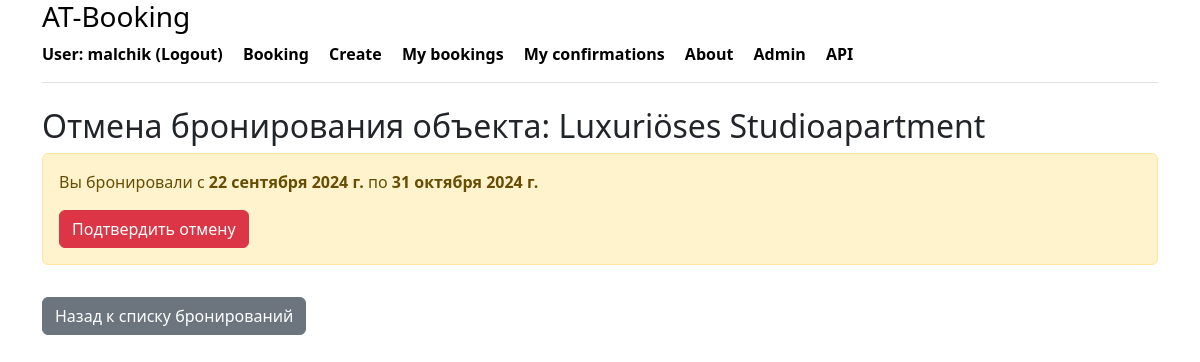
The page /cancel-booking/4/ (signed in) on the database as committed earlier.
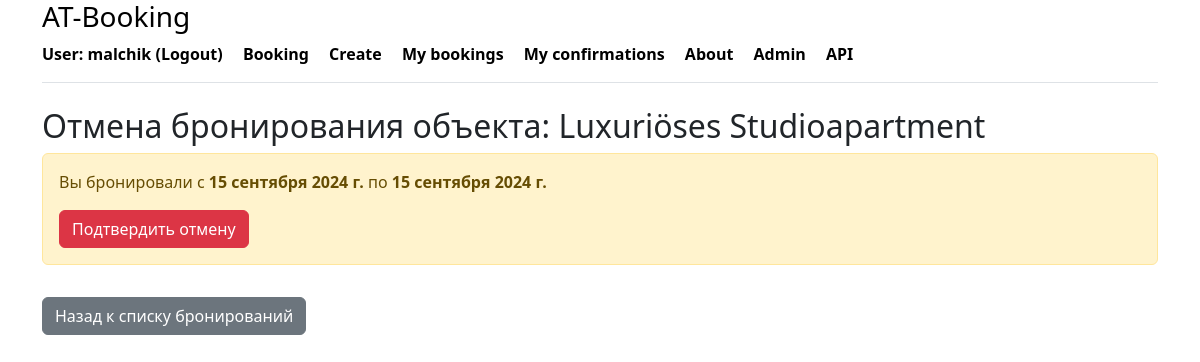
The same page on the database as committed later.
### booking/models.py (models this page shows, shortened)
class Booking(models.Model):
    class BookingStatus(models.TextChoices):
        CONFIRMED = 'CONFIRMED', _('Confirmed')
        PENDING = 'PENDING', _('Pending confirmation')
        CANCELED = 'CANCELED', _('Canceled')
        UNCONFIRMED = 'UNCONFIRMED', _('Unconfirmed')
    status = models.CharField(
        _('Status'),
        max_length=20,
        choices=BookingStatus.choices,
        default=BookingStatus.UNCONFIRMED
    ) # Статус бронирования
    owner = models.ForeignKey(
        User,
        on_delete=models.CASCADE,
        related_name='bookings'
    ) # Пользователь, который забронировал
    created_at = models.DateTimeField(
        auto_now_add=True
    ) # Дата создания бронирования
    date_from = models.DateField(
        _('Booking from'),
        null=True,
        blank=True) # Дата начала бронирования
    date_to = models.DateField(
        _('Booking to'),
        null=True,
        blank=True) # Дата окончания бронирования
    housing = models.ForeignKey(
        Housing,
        on_delete=models.CASCADE,
        related_name='bookings'
    )  # Жилье, которое было забронировано
    class Meta:
        verbose_name_plural = _('bookings')
        verbose_name = _('booking')
        indexes = [
            models.Index(fields=['status']),
            models.Index(fields=['date_from', 'date_to']),
        ]

class Housing(models.Model):
    class HousingType(models.TextChoices):
        APARTMENT = 'APARTMENT', 'Квартира'
        HOUSE = 'HOUSE', 'Дом'
        STUDIO = 'STUDIO', 'Студия'
        CASTLE = 'CASTLE', 'Замок'
        HOTEL = 'HOTEL', 'Гостиница'
        VILLA = 'VILLA', 'Вилла'
        COTTAGE = 'COTTAGE', 'Коттедж'
    name = models.CharField(_('Name of object'), max_length=100)
    type = models.CharField(
        _('Type of object'),
        max_length=20,
        choices=HousingType.choices,
        default=HousingType.APARTMENT
    )
    country = models.CharField(_('Country'), max_length=50)
    post_code = models.CharField(_('Postal code'), max_length=10)
    city = models.CharField(_('City'), max_length=50)
    street = models.CharField(_('Street'), max_length=50, null=True, blank=True)
    house_number = models.CharField(_('House number'), max_length=50, null=True, blank=True)
    rooms = models.IntegerField(_('Number of rooms'))
    description = models.TextField(_('Description'))
    price = models.DecimalField(_('Price'), max_digits=10, decimal_places=2)
    owner = models.ForeignKey(User, on_delete=models.CASCADE, related_name='owner_housings')
    is_visible = models.BooleanField(default=True)
    created_at = models.DateTimeField(auto_now_add=True)
    class Meta:
        verbose_name_plural = _('housings')
        verbose_name = _('housing')
        indexes = [
            models.Index(fields=['type']),
            models.Index(fields=['price']),
        ]

### booking/views.py (the view)
# urls.py: path('cancel-booking/<int:booking_id>/', cancel_booking, name='cancel_booking'),
@login_required
def cancel_booking(request, booking_id):
    booking = get_object_or_404(Booking, id=booking_id, owner=request.user)
    if request.method == 'POST':
        form = CancelBookingForm(request.POST, instance=booking)
        if form.is_valid():
            form.save()
            return redirect('my_bookings')
    else:
        form = CancelBookingForm(instance=booking)
    return render(request, 'booking/cancel_booking.html', {'form': form, 'booking': booking})

### booking/templates/booking/cancel_booking.html (shortened to what this page needs)
{% extends 'booking/base.html' %}
{% block content %}
    <h2>Отмена бронирования объекта: {{ booking.housing.name }}</h2>
    <div class="alert alert-warning mt-2">
    <p>Вы бронировали с <strong>{{ booking.date_from }}</strong> по <strong>{{ booking.date_to }}</strong></p>
        <form method="post">
            <button type="submit" class="btn btn-danger">Подтвердить отмену</button>
        </form>
    </div>
    <a href="{% url 'my_bookings' %}" class="btn btn-secondary mt-3">Назад к списку бронирований</a>
{% endblock %}

Rows that differ between the two databases and show on the page:
changed Booking "Luxuriöses Studioapartment": date_from "22 сентября 2024 г." → "15 сентября 2024 г."; date_to "31 октября 2024 г." → "15 сентября 2024 г."
